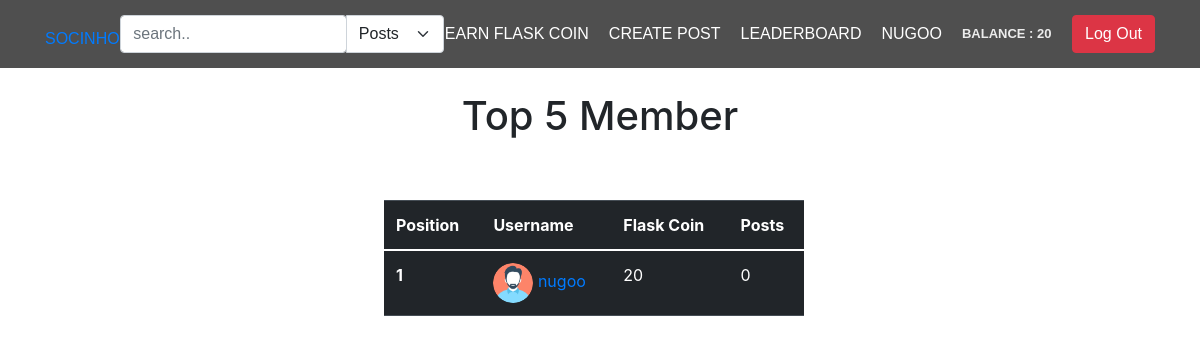
The page /leaderboard (signed in) on the database its author committed.
### app/main/models.py (models this page shows, shortened)
class User(db.Model, UserMixin):
    id = db.Column(db.Integer, primary_key=True)
    username = db.Column(db.String(80), unique=True)
    email = db.Column(db.String(50), nullable=False)
    password = db.Column(db.String(50), nullable=False)
    user_image = db.Column(db.String(80), default='static/pfp/default.png')
    flask_coin = db.Column(db.Integer, default=100)
    privacy = db.Column(db.String(50), default='public')
    posts = db.relationship('Post', backref='user', lazy=True, cascade="all, delete-orphan")
    followers = db.relationship('Follow', foreign_keys='Follow.following_to_id', backref='following_to', lazy='dynamic', cascade="all, delete-orphan")
    following = db.relationship('Follow', foreign_keys='Follow.following_from_id', backref='following_from', lazy='dynamic', cascade="all, delete-orphan")
    def delete(self):
        db.session.delete(self)
        db.session.commit()

### app/main/views.py (the view)
@main_bp.route('/leaderboard')
def leaderboard():
    users = User.query.order_by(User.flask_coin.desc()).limit(5).all()
    user_data = []
    for user in users:
        post = Post.query.filter(Post.user_id == user.id, Post.post_type != 'anonym').all()
        user_data.append({
            'user': user,
            'posts': len(post)
        })
    return render_template('leaderboard.html', users=user_data)

### app/main/views.py (called while the page is built)
@login_manager.user_loader
def load_user(user_id):
    return User.query.get(user_id)

### app/main/templates/leaderboard.html (shortened to what this page needs)
{% extends "main.html" %}
{% block content %}
<div class='leaderboard'>
  <h1>Top 5 Member</h1>
</div>
<table class="table table-dark" style='width: 35%;margin-left:32%;margin-top:5%;'>
  <thead>
    <tr>
      <th scope="col">Position</th>
      <th scope="col">Username</th>
      <th scope="col">Flask Coin</th>
      <th scope="col">Posts</th>
    </tr>
  </thead>
  <tbody>
    {% for user in users %}
    <tr>
      <th scope="row">{{loop.index}}</th>
      <td>
      <a href="{{ url_for('main.users_profile', user_id=user['user'].id) }}">
        <img src="{{user['user'].user_image}}" alt="pfp" width="40" height="40" style="border-radius: 50%;">
        {{user['user'].username}}
        </td>
      <td>{{user['user'].flask_coin}}</td>
      <td>{{user['posts']}}</td>
    </tr>
    {% endfor %}
  </tbody>
</table>
{% endblock content %}

### app/main/templates/main.html (shortened to what this page needs)
<!DOCTYPE html>
<html lang="en">
<head>
    <link rel="stylesheet" href="https://cdn.jsdelivr.net/npm/bootstrap@5.0.0-alpha1/dist/css/bootstrap.min.css">
    <link rel="stylesheet" href="{{ url_for('static', filename='style.css') }}">
    <link rel="stylesheet" href="https://cdn.jsdelivr.net/npm/bootstrap@4.3.1/dist/css/bootstrap.min.css">
</head>
<body>
    <header class="main-header">
        <div class="container">
            <li class="socinho" ><a href="{{ url_for('main.index') }}">SOCINHO</a> </li>
            {% if current_user.is_authenticated %}
                <form action="{{ url_for('main.search') }}" method="post">
                    <div class="input-group">
                        <input  type="search" class="form-control rounded" placeholder="search.." aria-label="Search" aria-describedby="search-addon" name="search" required />
                        <select class="form-select" aria-label="Default select example" onchange="this.form.submit()" name="search_filter">
                            <option value="posts" >Posts</option>
                        </select>
                    </div>
                </form>
            {% endif %}
            <nav class="main-navigation">
                {% if current_user.username %}
                    <li><a href="{{ url_for('main.play_for_earn') }}">Earn Flask Coin </a></li>
                    <li><a href="/create-post" data-toggle="modal" data-target="#mymodal">Create Post</a></li>
                    <li><a href="/leaderboard">Leaderboard</a></li>
                    <li><a href="{{ url_for('main.user_profile') }}">{{current_user.username}}</a></li>
                    <li><p class="balance" style="margin: 0">Balance : {{ current_user.flask_coin }}</p>
                {% endif %}
            </nav>
            <div>
                {% if current_user.username %}
                    <li>
                        <form action="{{ url_for('main.logout') }}">
                            <button name="submit" type="submit" class="btn btn-danger">Log Out</button>
                        </form>
                    </li>
                {% endif %}
            </div>
        </div>
    </header>
    {% block content %}
    {% endblock %}
</body>
</html>

### app/main/static/style.css (style rules this page uses)
body { background-color: #000; }
body { background-color: rgb(156, 205, 226); }
li { list-style-type: none; }
.main-header { top: 0; padding: 15px; width: 100%; background-color: rgba(35, 35, 35, 0.8); z-index: 11; }
.main-header .container { font-family: "Source Sans Pro Bold", sans-serif; display: flex; align-items: center; justify-content: space-between; text-transform: uppercase; }
.main-header .container .main-navigation { transition: 1s height; text-transform: uppercase; display: flex; align-items: center; }
.main-header .container .main-navigation li { width: fit-content; margin-right: 20px; padding: 0; }
.main-header .container .main-navigation li a { font-size: 16px; color: white; -webkit-transition: 0.3s; -moz-transition: 0.3s; -o-transition: 0.3s; transition: 0.3s; }
.balance { font-size: 13px; font-weight: bold; color: #ececec; }
body { background-color:#545454; font-family: "Poppins", sans-serif; font-weight: 300; }
.leaderboard { text-align: center; margin-top: 2%; }
.rounded { width: 55% !important; }
.socinho { margin-top: 10px; }

### rows shown on the page
User: username "NUGOO", flask_coin "20", user.user_image (placeholder picture), user.username "nugoo", user.flask_coin "20"

### other values the page prints
{{ user['posts'] }} "0"
